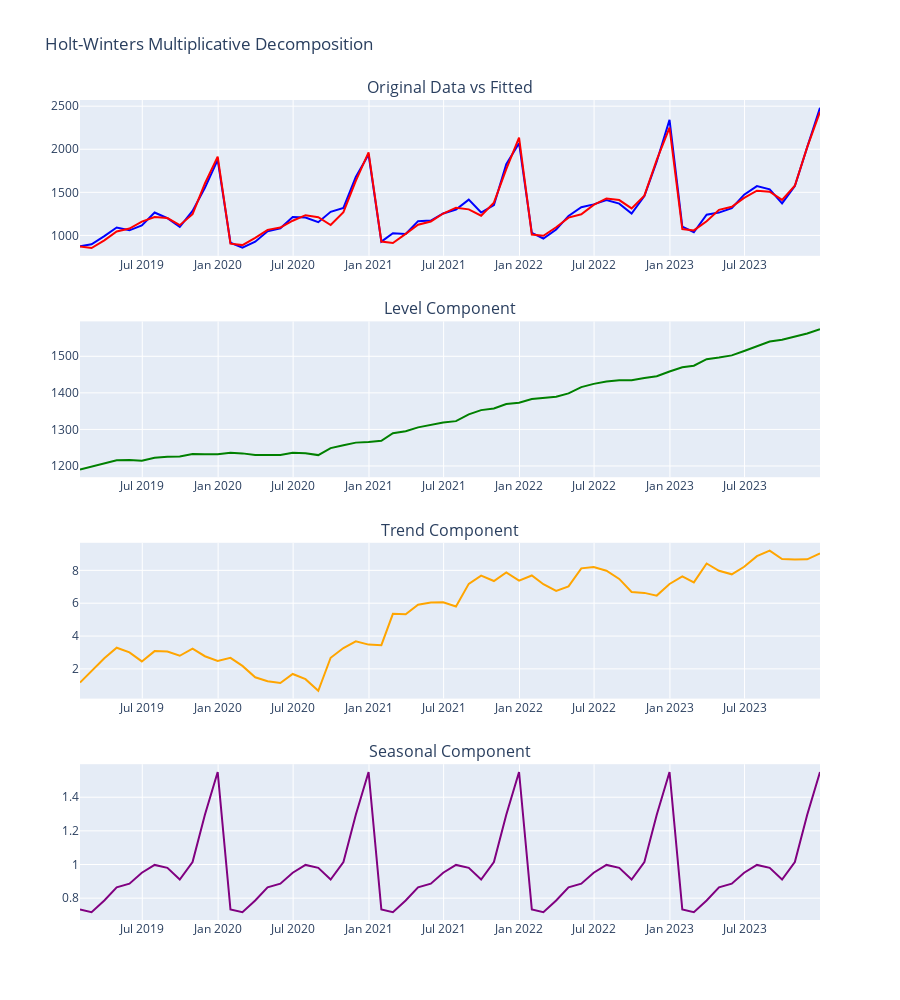
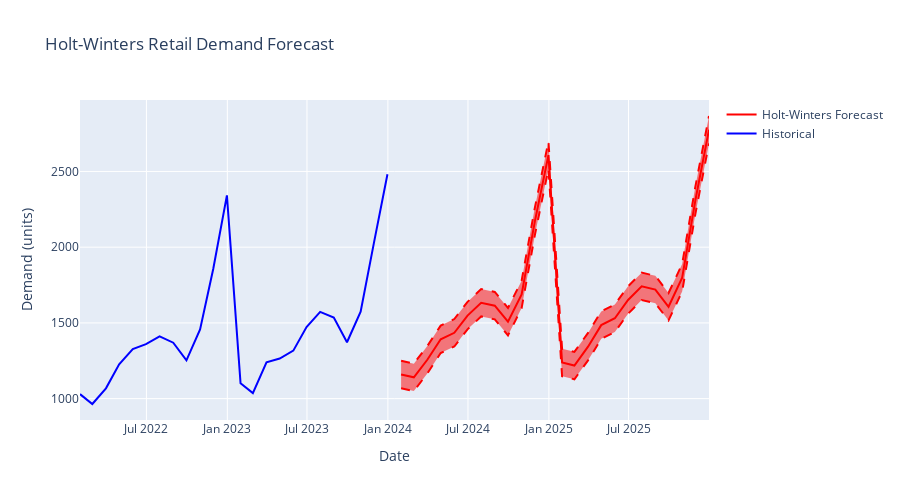

These figures' notebook cell, in order:
### Code cell
# 3. TRIPLE EXPONENTIAL SMOOTHING (HOLT-WINTERS)
print(" 3. TRIPLE EXPONENTIAL SMOOTHING (HOLT-WINTERS)")
print("=" * 47)

# Apply Holt-Winters to retail demand (has trend and seasonality)
print("Retail Demand - Holt-Winters Seasonal Method:")

# Test both additive and multiplicative seasonality
hw_additive = ExponentialSmoothing(
 retail_df['demand'],
 trend='add',
 seasonal='add',
 seasonal_periods=12
)
hw_add_fitted = hw_additive.fit(optimized=True)

hw_multiplicative = ExponentialSmoothing(
 retail_df['demand'],
 trend='add',
 seasonal='mul',
 seasonal_periods=12
)
hw_mul_fitted = hw_multiplicative.fit(optimized=True)

# Compare additive vs multiplicative
add_mse = mean_squared_error(retail_df['demand'], hw_add_fitted.fittedvalues)
mul_mse = mean_squared_error(retail_df['demand'], hw_mul_fitted.fittedvalues)

print(f"Model Comparison:")
print(f"• Additive seasonal MSE: {add_mse:.0f}")
print(f"• Multiplicative seasonal MSE: {mul_mse:.0f}")

if mul_mse < add_mse:
 best_hw = hw_mul_fitted
 best_type = "Multiplicative"
 best_mse = mul_mse
else:
 best_hw = hw_add_fitted
 best_type = "Additive"
 best_mse = add_mse

print(f"• Best model: {best_type} seasonality")

# Display parameters
print(f"\nOptimal Parameters ({best_type}):")
print(f"• Alpha (level): {best_hw.params['smoothing_level']:.3f}")
print(f"• Beta (trend): {best_hw.params['smoothing_trend']:.3f}")
print(f"• Gamma (seasonal): {best_hw.params['smoothing_seasonal']:.3f}")

# Decompose the fitted model
level = best_hw.level
trend = best_hw.trend
if best_type == "Additive":
 seasonal = best_hw.season
else:
 seasonal = best_hw.season

print(f"\nComponent Analysis:")
print(f"• Final level: {level.iloc[-1]:.0f} units")
print(f"• Final trend: {trend.iloc[-1]:.1f} units/month")
print(f"• Seasonal range: {seasonal.min():.2f} to {seasonal.max():.2f}")

# Generate forecasts
hw_forecast_periods = 24 # 2 years ahead
hw_forecast = best_hw.forecast(hw_forecast_periods)

# Calculate confidence intervals manually using residual standard error
hw_residuals = retail_df['demand'] - best_hw.fittedvalues
hw_residual_std = np.std(hw_residuals)
z_score = 1.96  # 95% confidence

# Create confidence intervals
hw_forecast_upper = hw_forecast + z_score * hw_residual_std
hw_forecast_lower = hw_forecast - z_score * hw_residual_std

print(f"\nHolt-Winters Forecast (next 24 months):")
print(f"• Peak forecast month: {hw_forecast.idxmax().strftime('%Y-%m')} ({hw_forecast.max():.0f} units)")
print(f"• Trough forecast month: {hw_forecast.idxmin().strftime('%Y-%m')} ({hw_forecast.min():.0f} units)")
print(f"• Average monthly demand: {hw_forecast.mean():.0f} units")

# Seasonal pattern analysis
seasonal_indices = seasonal.groupby(seasonal.index.month).mean()
print(f"\nSeasonal Pattern (Monthly Indices):")
months = ['Jan', 'Feb', 'Mar', 'Apr', 'May', 'Jun',
 'Jul', 'Aug', 'Sep', 'Oct', 'Nov', 'Dec']
for month, idx in zip(months, seasonal_indices):
    if best_type == "Multiplicative":
        effect = (idx - 1) * 100
        print(f"• {month}: {idx:.3f} ({effect:+.1f}%)")
    else:
        print(f"• {month}: {idx:+.0f} units")

# Visualize Holt-Winters decomposition
fig_hw = make_subplots(
 rows=4, cols=1,
 subplot_titles=['Original Data vs Fitted', 'Level Component',
 'Trend Component', 'Seasonal Component'],
 vertical_spacing=0.08
)

# Original vs fitted
fig_hw.add_trace(
 go.Scatter(x=retail_df.index, y=retail_df['demand'],
 mode='lines', name='Actual', line=dict(color='blue')),
 row=1, col=1
)
fig_hw.add_trace(
 go.Scatter(x=retail_df.index, y=best_hw.fittedvalues,
 mode='lines', name='Holt-Winters Fitted', line=dict(color='red')),
 row=1, col=1
)

# Level component
fig_hw.add_trace(
 go.Scatter(x=level.index, y=level,
 mode='lines', name='Level', line=dict(color='green')),
 row=2, col=1
)

# Trend component
fig_hw.add_trace(
 go.Scatter(x=trend.index, y=trend,
 mode='lines', name='Trend', line=dict(color='orange')),
 row=3, col=1
)

# Seasonal component
fig_hw.add_trace(
 go.Scatter(x=seasonal.index, y=seasonal,
 mode='lines', name='Seasonal', line=dict(color='purple')),
 row=4, col=1
)

fig_hw.update_layout(height=1000, title=f"Holt-Winters {best_type} Decomposition", showlegend=False)
fig_hw.show()

# Forecast visualization
fig_forecast_hw = go.Figure()

# Historical data
recent_retail = retail_df['demand'].tail(24)
fig_forecast_hw.add_trace(
 go.Scatter(x=recent_retail.index, y=recent_retail,
 mode='lines', name='Historical', line=dict(color='blue'))
)

# Forecast
forecast_dates_retail = pd.date_range(
 retail_df.index[-1] + pd.DateOffset(months=1),
 periods=hw_forecast_periods, freq='M'
)
fig_forecast_hw.add_trace(
 go.Scatter(x=forecast_dates_retail, y=hw_forecast,
 mode='lines', name='Holt-Winters Forecast', line=dict(color='red'))
)

# Confidence intervals
fig_forecast_hw.add_trace(
 go.Scatter(x=forecast_dates_retail, y=hw_forecast_upper,
 mode='lines', line=dict(color='red', dash='dash'),
 showlegend=False, name='Upper CI')
)
fig_forecast_hw.add_trace(
 go.Scatter(x=forecast_dates_retail, y=hw_forecast_lower,
 mode='lines', line=dict(color='red', dash='dash'),
 showlegend=False, name='Lower CI', fill='tonexty')
)

fig_forecast_hw.update_layout(
 title="Holt-Winters Retail Demand Forecast",
 xaxis_title="Date",
 yaxis_title="Demand (units)",
 height=500
)
fig_forecast_hw.show()
